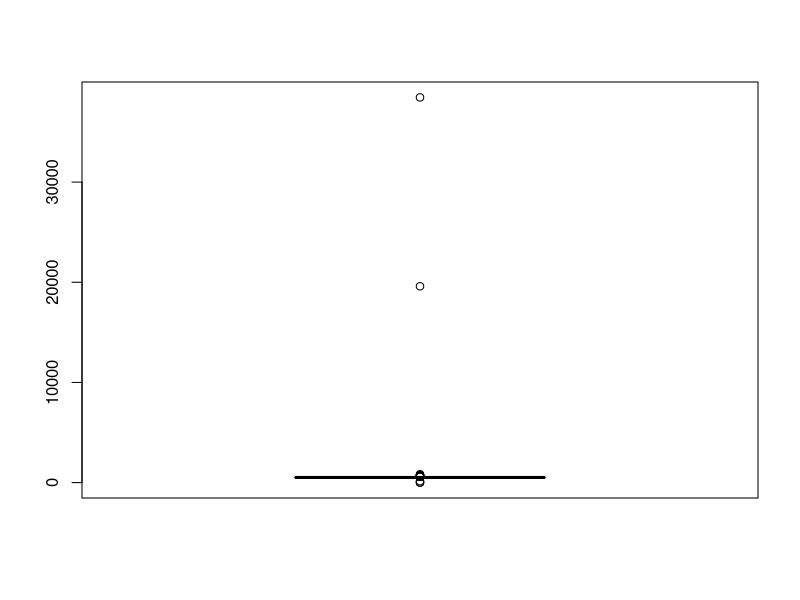
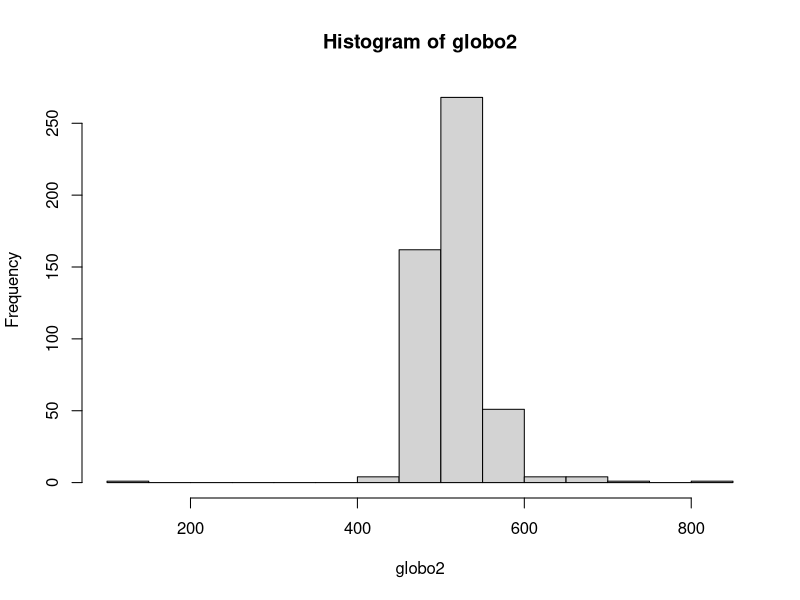
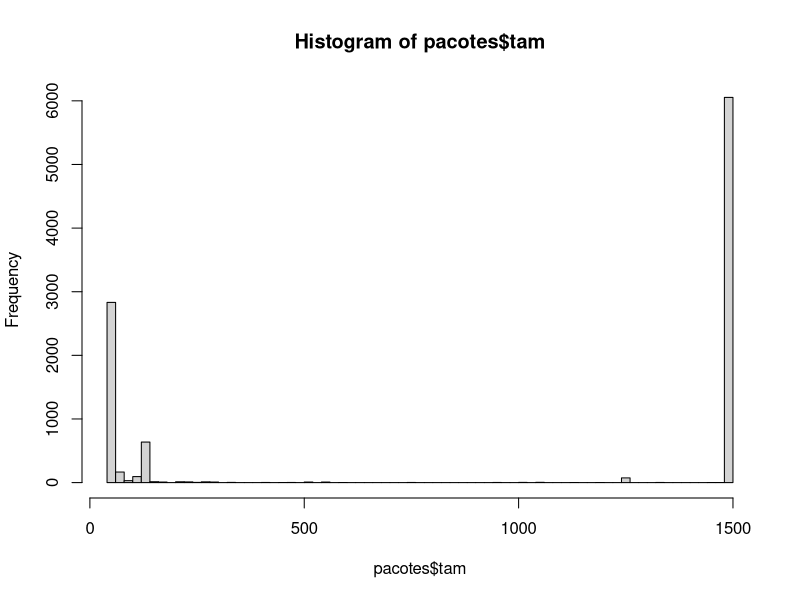
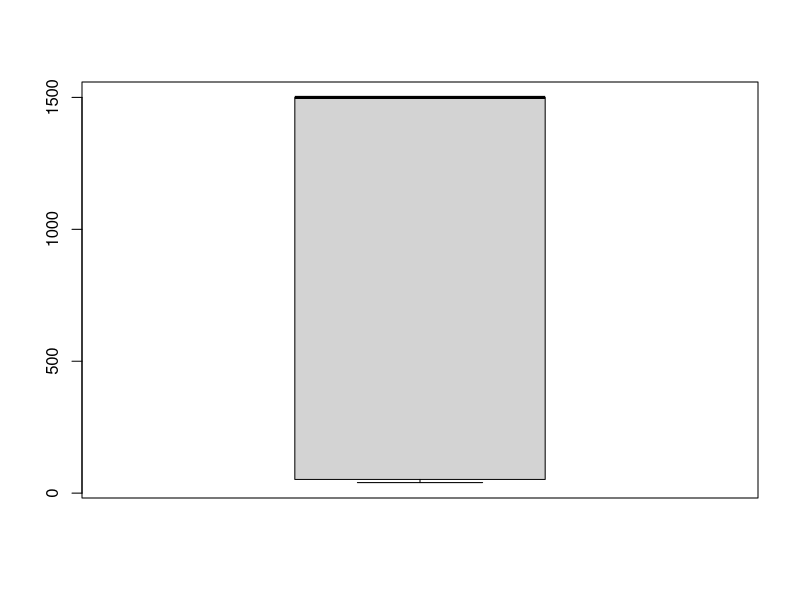
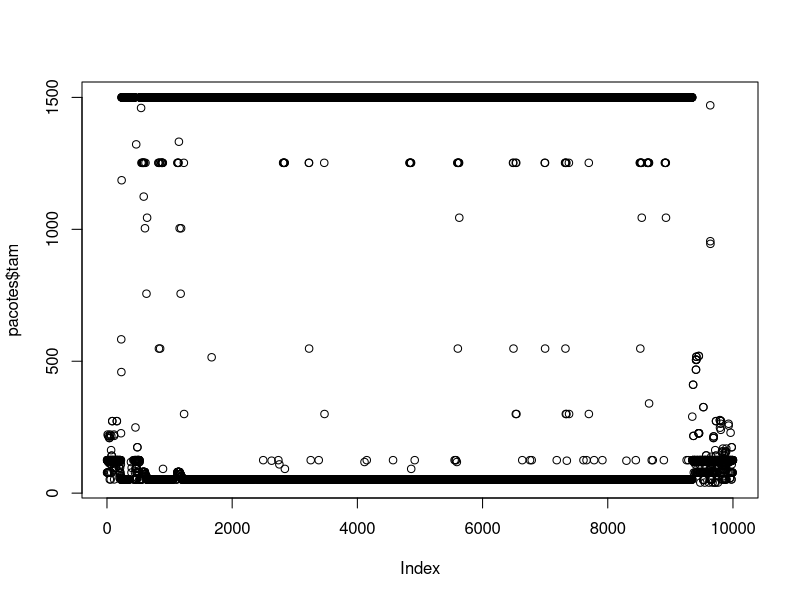
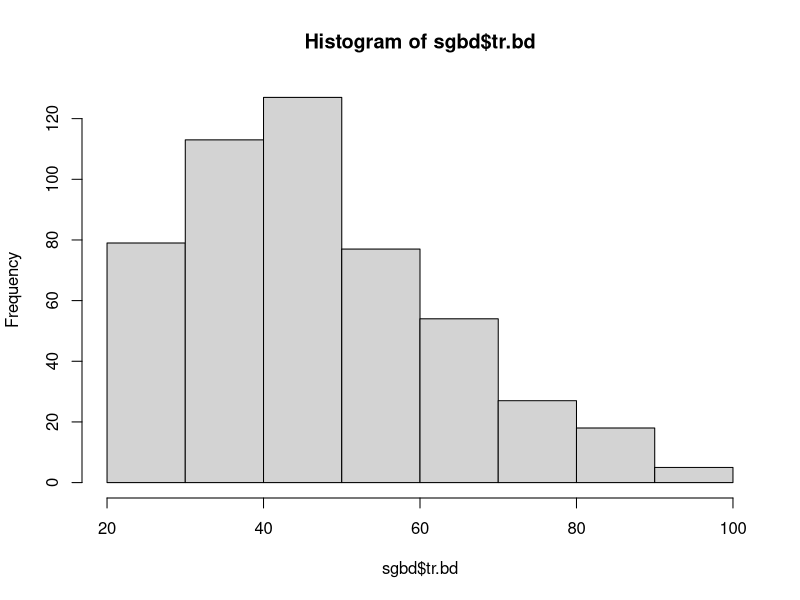
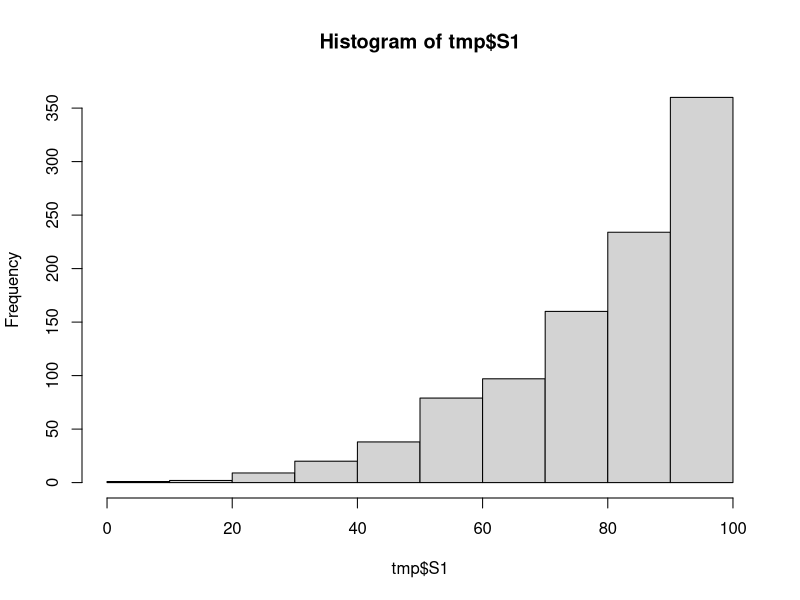
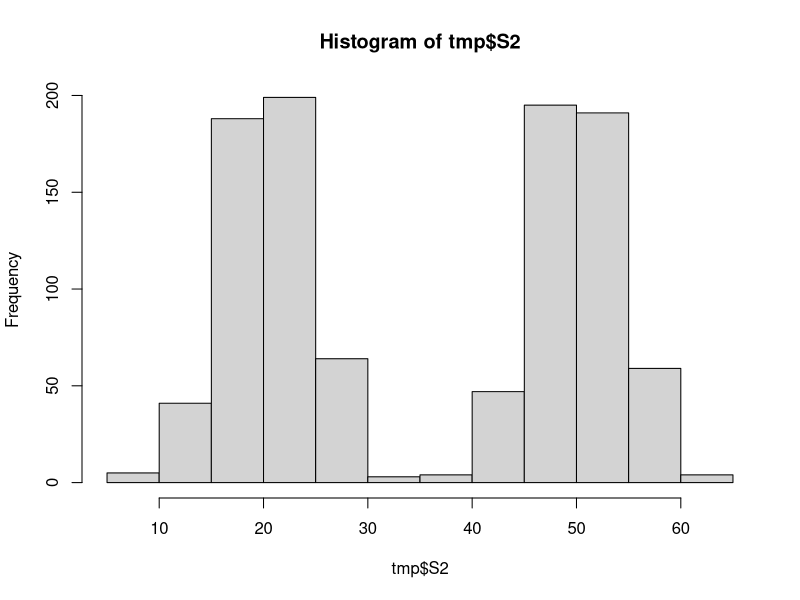

R code for these plots, in order:
## ---- chunk 1
globo_data <- read.table("./asc-dados/globo.dat")

## ---- chunk 2
boxplot(globo_data$V1)
(globo_data$V1[globo_data$V1 > 1000])

## ---- chunk 3
globo2 <- globo_data[!(globo_data == 0 | globo_data > 1000)]
hist(globo2)
summary(globo2)
## ---- chunk 4
globo3 <- globo_data[globo_data != 0]
sum(globo3 < 600) / length(globo3) 
# Quase 98% da requisções ficaram abaixo de 600ms porem quase não é ficar rs;
## ---- chunk 5
pacotes <- read.table("./asc-dados/pacotes.dat", head=T)
summary(pacotes$tam)
hist(pacotes$tam, breaks = 100)
boxplot(pacotes$tam)
plot(pacotes$tam)
sum(pacotes$tam > 1000) / length(pacotes$tam)
sum(pacotes$tam < 100) / length(pacotes$tam)

# Dificil usar média, moda ou mediana neste caso, os dados estão distribuidos nas pontas (30% dos dados são menores ou iguas a 100ms e 61% são maiores que 1000ms) oque dificulda a analise.

## ---- chunk 6
table(pacotes$tam)
sort(table(pacotes$tam), decreasing = T)
## ---- chunk 7
sgbd <- read.table("./asc-dados/trbd.dat", head=T)
head(sgbd)
hist(sgbd$tr.bd)
summary(sgbd$tr.bd)
CV <- function(x) { sd(x) / mean(x) } # Coefiecente de variação

CV(sgbd$tr.bd)

# Vazão maxima será quando a resposta for minima
# 50 consultas por segundo, sendo a consulta minima 20ms

## ---- chunk 8

users <- read.table("./asc-dados/usuarios.dat", head=T)

summary(users)
# Min 51.0 
# Max 269.0

# Horarios

(users$horario[users$users == max(users$users)])
(users$horario[users$users == min(users$users)])

# Numero tipico de usuarios = mediana = 201.0

# Horarios acima do medido na analise
(users$horario[users$users > 260])



## ---- chunk 9
tmp <- read.table("./asc-dados/aed-tcons.dat", head=T)
hist(tmp$S1) # Assimemtrica a direita
hist(tmp$S2) # bimodal simetrica
hist(tmp$S3) # Simetrica
hist(tmp$S4) # Assimetrica a esquerda

summary(tmp$S3)
print("--")
summary(tmp$S2)


## ---- chunk 10

# b) Calcule o 3o quartil, o 90o e o 95o percentis dos tempos de consulta de S4.

# summary(tmp$S4) #  3rd Quartil: 69.89
quantile(tmp$S4, 0.75)
quantile(tmp$S4, 0.90)
quantile(tmp$S4, 0.95)


## ---- chunk 11
# (c) Calcule a mediana, a média aritmética e média truncada a 5% para os tempos de consulta de S1 e S3. Como o truncamento afeta a média de cada sistema?

median(tmp$S1)
mean(tmp$S1)
mean(tmp$S1, trim = 0.05)
print("###")
median(tmp$S3)
mean(tmp$S3)
mean(tmp$S3, trim = 0.05)

# Aumenta a média, visto que o valores (5%) maiores e menores cairam fora

# D
# ECDF1 - s3
# ECDF2 - s4
# ECDF3 - s2
# ECDF4 - s1

